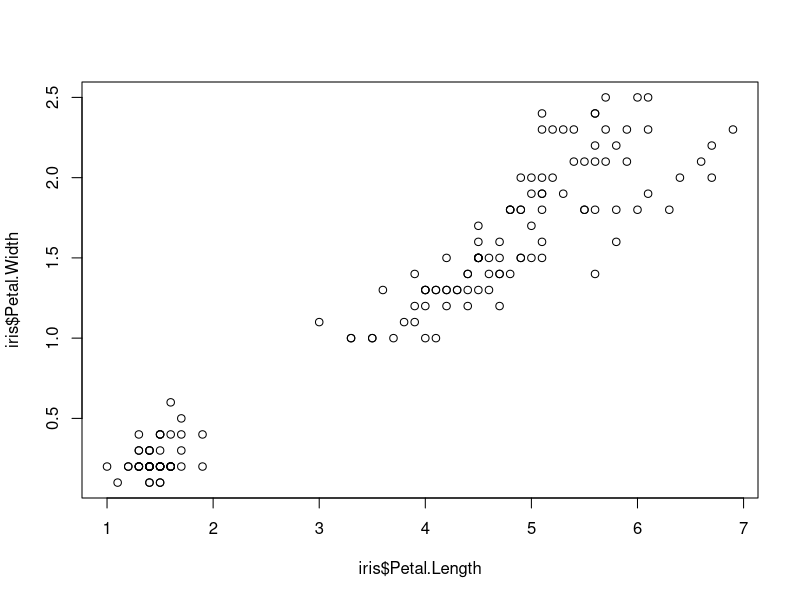

Write R code to recreate this figure. (Note: this script raises an error after producing the figure.)
plot(iris$Petal.Length, iris$Petal.Width)
result <- lm(Sepal.Widths ~ Sepal.Length, data = iris)
summary(result)
print(mean(iris$Sepal.Length))
print(mean(iris$Sepal.Width))
